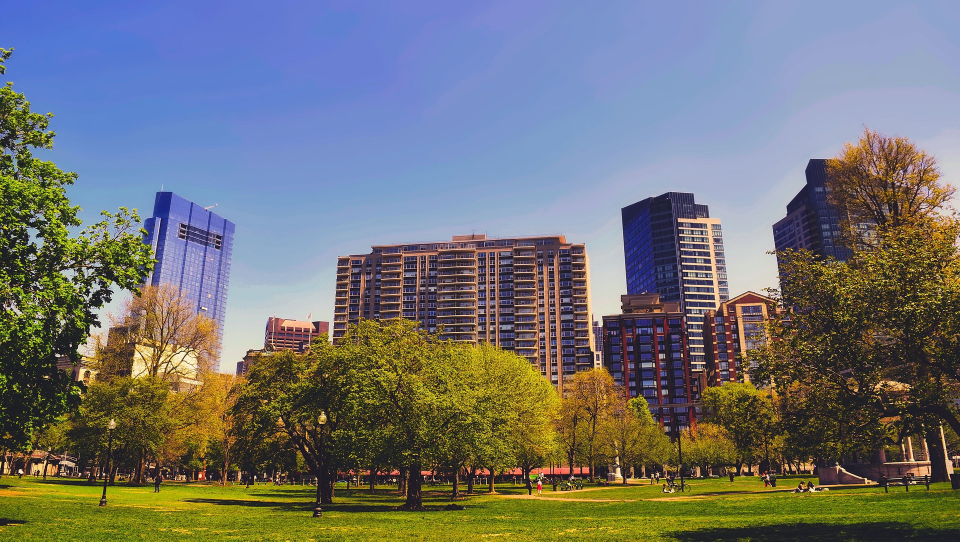
#> input picture opencv/photo/boston.jpg, 1920 x 1083 px (shown at 1/2 size)
$ python transformation.py
#> lines starting #> are read from the running program, lines starting #| are printed output that depends on the picture
from turtle import width
import cv2 as cv
import numpy as np
img = cv.imread('photo/boston.jpg')
#> img is the input picture: shape (1083, 1920, 3); mean B, G, R 115.9, 115.5, 113.6
cv.imshow('Boston', img)

#Translation
def translate(img, x, y):
#> called with x = 100, y = 100
    transMat = np.float32([[1,0,x],[0,1,y]])
    dimensions =(img.shape[1], img.shape[0])
#> dimensions = (1920, 1083)
    return cv.warpAffine(img, transMat, dimensions)
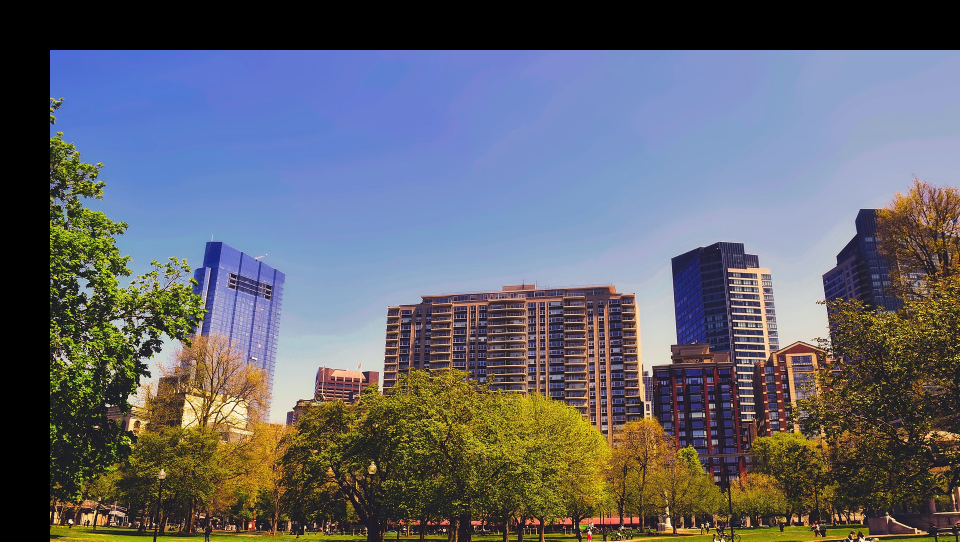
#> returned value: shape (1083, 1920, 3) (shown at 1/2 size); mean of channels 0, 1, 2 109.1, 99.8, 97.5; drawn as B, G, R

# -x --> left
# -x --> up
# x --> right
# y --> down

translated = translate(img, 100, 100)
cv.imshow('Translated', translated)

#Rotation
def rotate(img, angle, rotPoint=None):
#> called with angle = 45
    (height,width) = img.shape[:2]
#> height = 1083; width = 1920

    if rotPoint is None:
        rotPoint = (width//2,height//2)
#> rotPoint = (960, 541)

    rotMat = cv.getRotationMatrix2D(rotPoint, angle, 1.0)
    dimensions = (width,height)
#> dimensions = (1920, 1083)

    return cv.warpAffine(img, rotMat, dimensions)
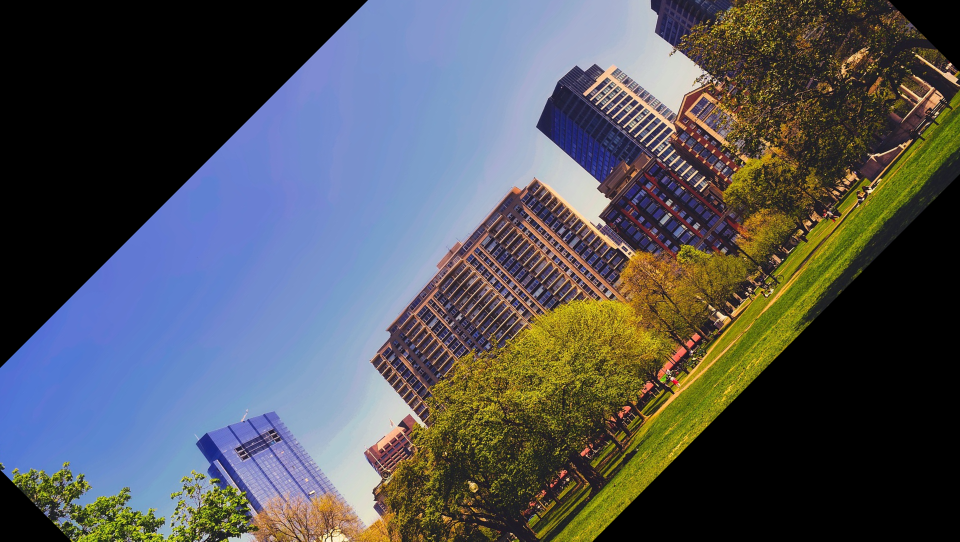
#> returned value: shape (1083, 1920, 3) (shown at 1/2 size); mean of channels 0, 1, 2 88.8, 83.7, 81.4; drawn as B, G, R

rotated = rotate(img, 45) # for anti-clockwise angle should be positive and for clockwise angle should be negative
cv.imshow('Rotated', rotated)

#Resized
resized = cv.resize(img, (500,500), interpolation=cv.INTER_CUBIC)
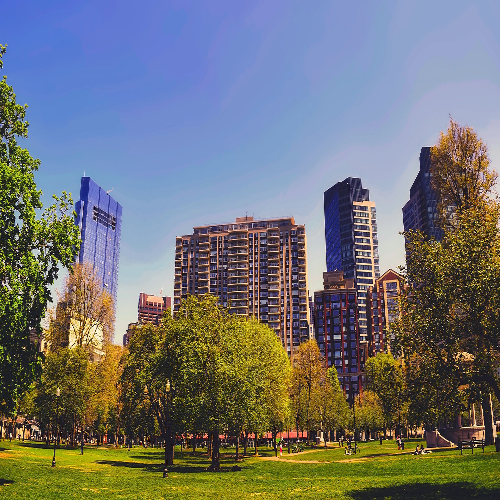
#> resized: shape (500, 500, 3); mean B, G, R 116, 115.6, 113.6
cv.imshow('Resized', resized)

#Flip
flip = cv.flip(img, 0)
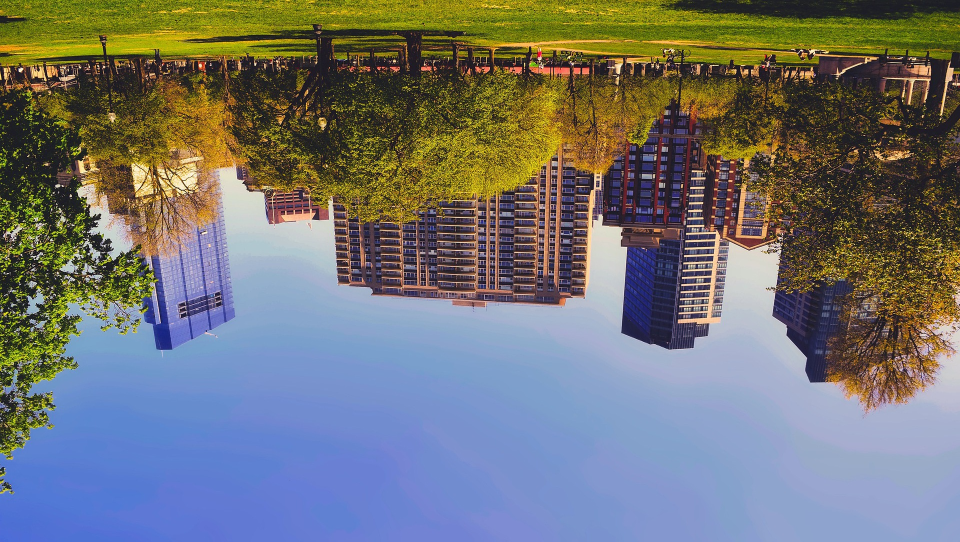
#> flip: shape (1083, 1920, 3) (shown at 1/2 size); mean B, G, R 115.9, 115.5, 113.6
cv.imshow('Flip', flip)

#Cropping
cropped = img[200:400, 300:400]
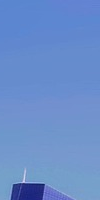
#> cropped: shape (200, 100, 3); mean B, G, R 203.5, 141.6, 105.1
cv.imshow('Cropped', cropped)

cv.waitKey(0)

$ run again, with opencv/photo/building.jpg copied over opencv/photo/boston.jpg
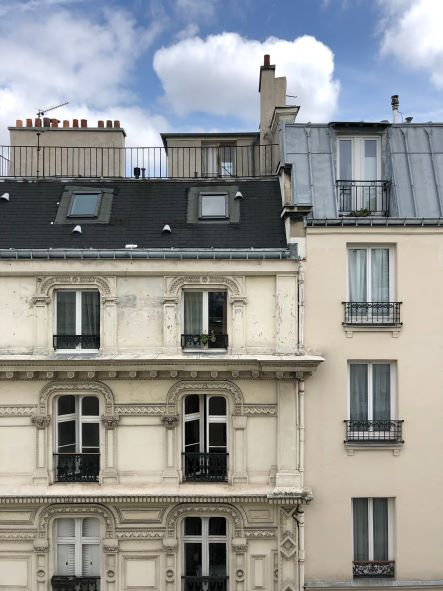
#> input picture opencv/photo/building.jpg, 443 x 591 px
#> img is the input picture: shape (591, 443, 3); mean B, G, R 147.7, 149.2, 148.5
#> `flip = cv.flip(img, 0)`:
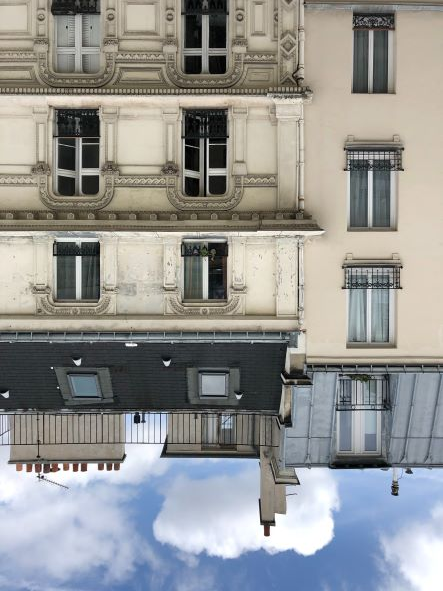
#> flip: shape (591, 443, 3); mean B, G, R 147.7, 149.2, 148.5
#> `cropped = img[200:400, 300:400]`:
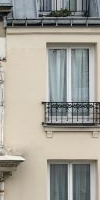
#> cropped: shape (200, 100, 3); mean B, G, R 151.6, 160.5, 163

$ run again, with opencv/photo/fish.jpg copied over opencv/photo/boston.jpg
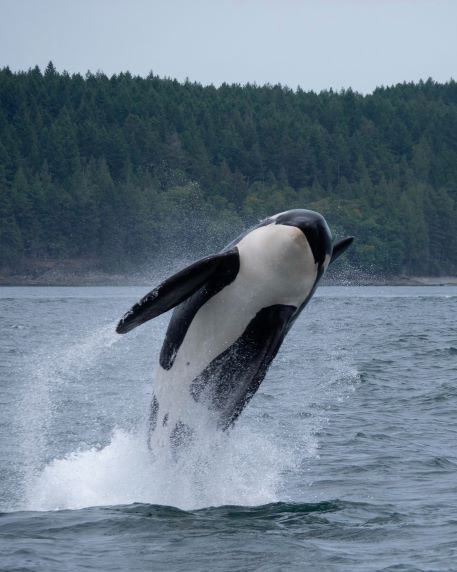
#> input picture opencv/photo/fish.jpg, 457 x 572 px
#> img is the input picture: shape (572, 457, 3); mean B, G, R 139.1, 124.2, 107.7
#> `flip = cv.flip(img, 0)`:
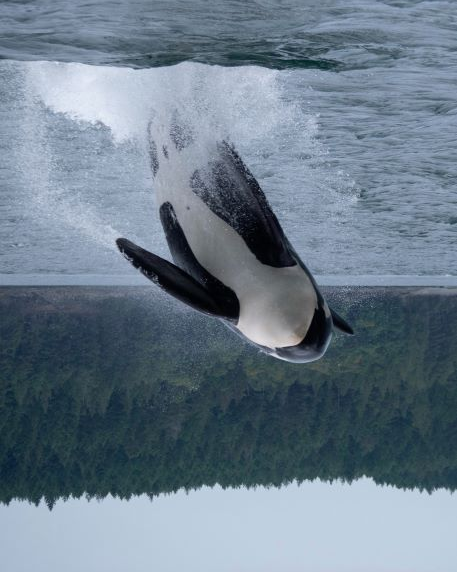
#> flip: shape (572, 457, 3); mean B, G, R 139.1, 124.2, 107.7
#> `cropped = img[200:400, 300:400]`:
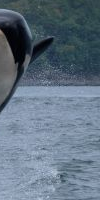
#> cropped: shape (200, 100, 3); mean B, G, R 129.5, 114, 97.7
